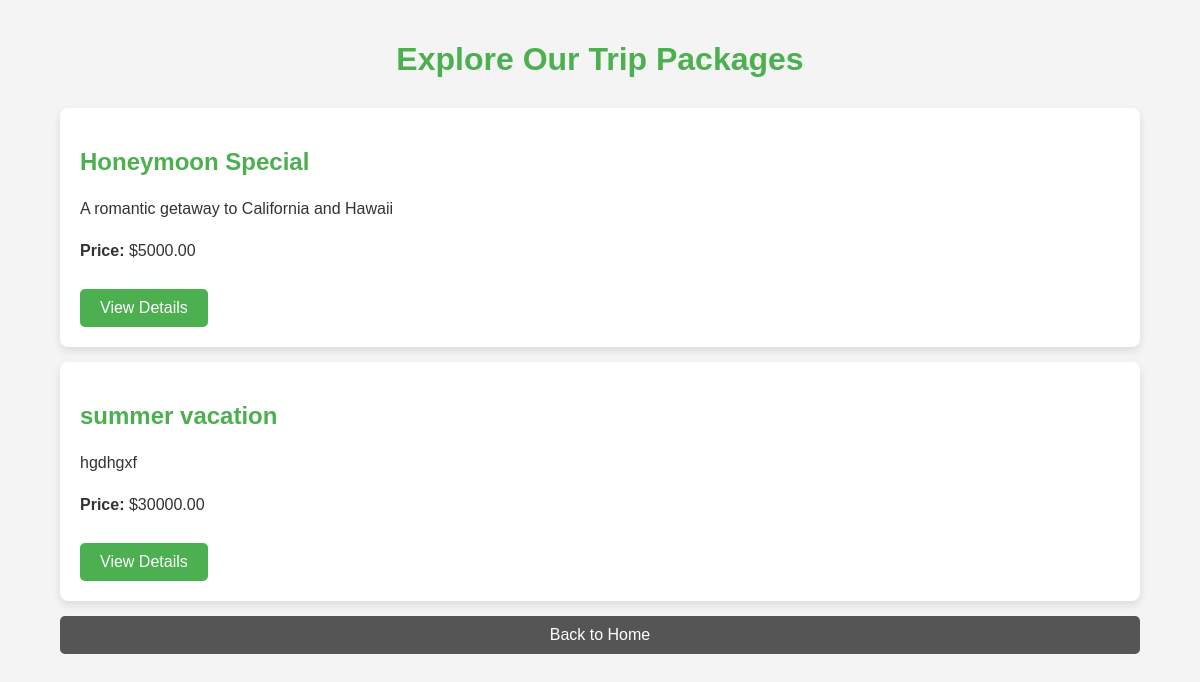
The page /packages/ (signed in) on the database its author committed.
### Trip_app/models.py (models this page shows, shortened)
class TripPackage(models.Model):
    name = models.CharField(max_length=100)
    description = models.TextField()
    price = models.DecimalField(max_digits=10, decimal_places=2)
    start_date = models.DateField()
    end_date = models.DateField()
    destinations = models.ManyToManyField(Destination, related_name='packages')  # Linking multiple destinations
    accommodations = models.ManyToManyField(Accommodation, related_name='packages')
    activities = models.ManyToManyField(Activity, related_name='packages')
    meals_included = models.BooleanField(default=True)  # Whether meals are included

### Trip_app/views.py (the view)
# urls.py: path('packages/', view_packages, name='view_packages'),  # View all packages
@login_required
def view_packages(request):
    packages = TripPackage.objects.all()  # Get all the packages from the database
    return render(request, 'Trip_app/view_packages.html', {'packages': packages})

### Trip_app/templates/Trip_app/view_packages.html (shortened to what this page needs)
<!DOCTYPE html>
<html lang="en">
<head>
</head>
<body>
    <div class="container">
        <h1>Explore Our Trip Packages</h1>
        {% for package in packages %}
            <div class="package-card">
                <h2>{{ package.name }}</h2>
                <p>{{ package.description }}</p>
                <p><strong>Price:</strong> ${{ package.price }}</p>
                <a href="{% url 'package_detail' pk=package.pk %}">View Details</a>
            </div>
        {% endfor %}
        <a href="{% url 'home' %}" class="back-link">Back to Home</a>
    </div>
</body>
</html>

### Trip_app/templates/Trip_app/view_packages.html (style rules this page uses)
body { font-family: Arial, sans-serif; background-color: #f4f4f4; margin: 0; padding: 0; color: #333; }
.container { width: 90%; margin: 0 auto; padding: 20px; }
h1 { text-align: center; color: #4CAF50; margin-bottom: 30px; }
.package-card { background-color: #fff; padding: 20px; margin: 15px 0; border-radius: 8px; box-shadow: 0 4px 8px rgba(0, 0, 0, 0.1); }
.package-card h2 { color: #4CAF50; }
.package-card p { font-size: 16px; line-height: 1.6; }
.package-card a { display: inline-block; padding: 10px 20px; margin-top: 10px; background-color: #4CAF50; color: white; text-decoration: none; border-radius: 5px; font-size: 16px; transition: background-color 0.3s; }
.back-link { display: block; margin-top: 15px; padding: 10px 20px; background-color: #555; color: white; text-align: center; border-radius: 5px; text-decoration: none; }

### rows shown on the page
TripPackage: name "Honeymoon Special", description "A romantic getaway to California and Hawaii", price "5000.00"
TripPackage: name "summer vacation", description "hgdhgxf", price "30000.00"
